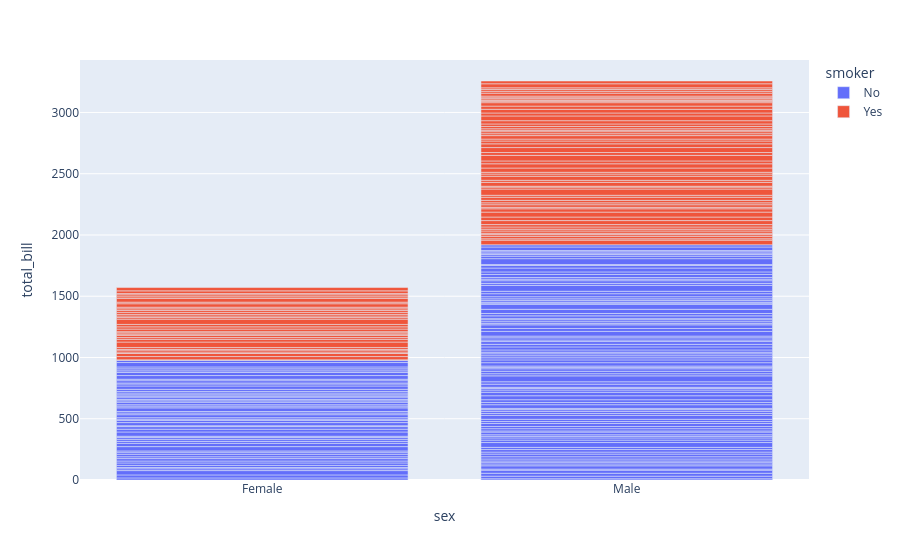

Here is the notebook cell this chart was saved with:
### Code cell
px.bar(tip,x='sex',y='total_bill',color='smoker')

### Figure 1 — Plotly figure (JSON) as saved in the notebook; plotly's stock layout.template omitted (floating-point values rounded to 4 significant figures; data arrays with more than 128 entries replaced by an {"elided": "..."} marker saying what was removed)
{"data": [{"hovertemplate": "smoker=No<br>sex=%{x}<br>total_bill=%{y}<extra></extra>", "legendgroup": "No", "marker": {"color": "#636efa", "pattern": {"shape": ""}}, "name": "No", "orientation": "v", "showlegend": true, "textposition": "auto", "type": "bar", "x": {"elided": "151 str values"}, "xaxis": "x", "y": {"elided": "151 float values"}, "yaxis": "y"}, {"hovertemplate": "smoker=Yes<br>sex=%{x}<br>total_bill=%{y}<extra></extra>", "legendgroup": "Yes", "marker": {"color": "#EF553B", "pattern": {"shape": ""}}, "name": "Yes", "orientation": "v", "showlegend": true, "textposition": "auto", "type": "bar", "x": ["Male", "Male", "Male", "Male", "Male", "Male", "Female", "Male", "Female", "Female", "Male", "Male", "Male", "Male", "Female", "Female", "Male", "Male", "Male", "Male", "Female", "Female", "Female", "Female", "Male", "Male", "Male", "Female", "Male", "Female", "Female", "Female", "Male", "Male", "Male", "Male", "Male", "Male", "Male", "Male", "Female", "Male", "Male", "Male", "Male", "Male", "Male", "Female", "Male", "Female", "Male", "Male", "Female", "Male", "Male", "Male", "Male", "Female", "Female", "Male", "Male", "Female", "Female", "Female", "Male", "Female", "Male", "Male", "Male", "Female", "Male", "Male", "Female", "Female", "Female", "Male", "Male", "Male", "Female", "Male", "Female", "Male", "Male", "Female", "Female", "Female", "Male", "Male", "Male", "Male", "Male", "Female", "Male"], "xaxis": "x", "y": [38.01, 11.24, 20.29, 13.81, 11.02, 18.29, 3.07, 15.01, 26.86, 25.28, 17.92, 19.44, 32.68, 28.97, 5.75, 16.32, 40.17, 27.28, 12.03, 21.01, 11.35, 15.38, 44.3, 22.42, 15.36, 20.49, 25.21, 14.31, 16.0, 17.51, 10.59, 10.63, 50.81, 15.81, 7.25, 31.85, 16.82, 32.9, 17.89, 14.48, 9.6, 34.63, 34.65, 23.33, 45.35, 23.17, 40.55, 20.9, 30.46, 18.15, 23.1, 15.69, 19.81, 28.44, 15.48, 16.58, 10.34, 43.11, 13.0, 13.51, 18.71, 12.74, 13.0, 16.4, 20.53, 16.47, 26.59, 38.73, 24.27, 12.76, 30.06, 25.89, 13.27, 28.17, 12.9, 28.15, 11.59, 7.74, 30.14, 12.16, 13.42, 8.58, 13.42, 16.27, 10.09, 22.12, 24.01, 15.69, 15.53, 12.6, 32.83, 27.18, 22.67], "yaxis": "y"}], "layout": {"barmode": "relative", "legend": {"title": {"text": "smoker"}, "tracegroupgap": 0}, "margin": {"t": 60}, "xaxis": {"anchor": "y", "domain": [0, 1], "title": {"text": "sex"}}, "yaxis": {"anchor": "x", "domain": [0, 1], "title": {"text": "total_bill"}}}}
